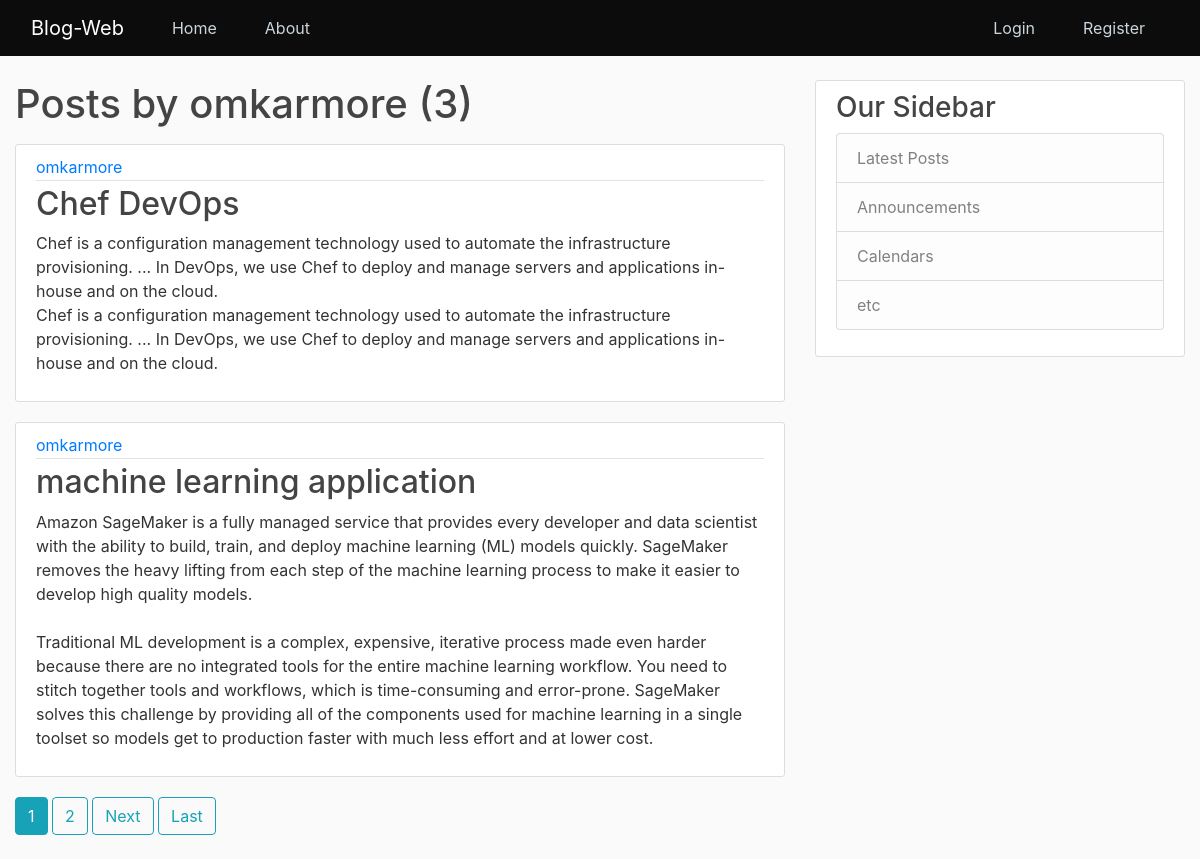
The app's page /blog/user/omkarmore/ with its own data.
### blogapp/models.py (models this page shows, shortened)
class Posts(models.Model):
    title=models.CharField(max_length=100)
    content=models.TextField()
    date_posted=models.DateTimeField(default=timezone.now)
    author=models.ForeignKey(User,on_delete=models.CASCADE)

### blogapp/views.py (the view)
# urls.py: path('user/<str:username>/', UserPostListview.as_view(), name='user_posts'),
class UserPostListview(ListView):
    model = Posts
    template_name='blogapp/user_posts.html'
    context_object_name='posts'
    paginate_by = 2
    ordering = [ '-date_posted']
    def get_queryset(self):
        user=get_object_or_404(User ,username=self.kwargs.get('username'))
        return Posts.objects.filter(author=user).order_by('-date_posted')

### blogapp/templates/blogapp/user_posts.html (shortened to what this page needs)
{% extends "blogapp/base.html" %}
{% block content %}
    <h1 class="mb-3">Posts by {{ view.kwargs.username }} ({{ page_obj.paginator.count }})</h1>
    {% for post in posts %}
        <article class="media content-section">
          <div class="media-body">
            <div class="article-metadata">
              <a class="mr-2" href="{% url 'user_posts' post.author.username %}">{{ post.author }}</a>
            </div>
            <h2><a class="article-title" href="{% url 'post_detail' post.id %}">{{ post.title }}</a></h2>
            <p class="article-content">{{ post.content }}</p>
          </div>
        </article>
    {% endfor %}
    {% if is_paginated %}
      {% for num in page_obj.paginator.page_range %}
        {% if page_obj.number == num %}
          <a class="btn btn-info mb-4" href="?page={{ num }}">{{ num }}</a>
        {% elif num > page_obj.number|add:'-3' and num < page_obj.number|add:'3' %}
          <a class="btn btn-outline-info mb-4" href="?page={{ num }}">{{ num }}</a>
        {% endif %}
      {% endfor %}
      {% if page_obj.has_next %}
        <a class="btn btn-outline-info mb-4" href="?page={{ page_obj.next_page_number }}">Next</a>
        <a class="btn btn-outline-info mb-4" href="?page={{ page_obj.paginator.num_pages }}">Last</a>
      {% endif %}
    {% endif %}
{% endblock content %}

### blogapp/static/blogapp/main.css (style rules this page uses)
body { background: #fafafa; color: #333333; margin-top: 5rem; }
h1, h2, h3, h4, h5, h6 { color: #444444; }
.content-section { background: #ffffff; padding: 10px 20px; border: 1px solid #dddddd; border-radius: 3px; margin-bottom: 20px; }
.article-title { color: #444444; }
.article-content { white-space: pre-line; }
.article-metadata { padding-bottom: 1px; margin-bottom: 4px; border-bottom: 1px solid #e3e3e3 }

### records on screen
Posts: author "omkarmore", title "Chef DevOps", content "Chef is a configuration management technology used to automate the infrastructure provisioning. ... In DevOps, we use Chef to deploy and manage servers and applications in-house and on the cloud. Chef is a configuration management technology used to automate the infrastructure provisioning. ... In DevOps, we use Chef to deploy and manage servers and applications in-house and on the cloud."
Posts: author "omkarmore", title "machine learning application", content "Amazon SageMaker is a fully managed service that provides every developer and data scientist with the ability to build, train, and deploy machine learning (ML) models quickly. SageMaker removes the heavy lifting from each step of the machine learning process to make it easier to develop high quality models. Traditional ML development is a complex, expensive, iterative process made even harder because there are no integrated tools for the entire machine learning workflow. You need to stitch together tools and workflows, which is time-consuming and error-prone. SageMaker solves this challenge by providing all of the components used for machine learning in a single toolset so models get to…"

### other values on screen
{{ view.kwargs.username }} "omkarmore"
{{ page_obj.paginator.count }} "3"
{{ num }} "1"
{{ num }} "2"
